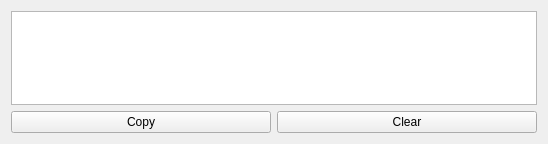
<?xml version="1.0" encoding="UTF-8"?>
<ui version="4.0">
 <class>messages_widget</class>
 <widget class="QWidget" name="messages_widget">
  <property name="geometry">
   <rect>
    <x>0</x>
    <y>0</y>
    <width>548</width>
    <height>144</height>
   </rect>
  </property>
  <property name="minimumSize">
   <size>
    <width>0</width>
    <height>0</height>
   </size>
  </property>
  <layout class="QGridLayout" name="gridLayout">
   <item row="1" column="1">
    <widget class="QPushButton" name="clear">
     <property name="text">
      <string>Clear</string>
     </property>
    </widget>
   </item>
   <item row="1" column="0">
    <widget class="QPushButton" name="copy">
     <property name="text">
      <string>Copy</string>
     </property>
    </widget>
   </item>
   <item row="0" column="0" colspan="2">
    <widget class="QTextEdit" name="text">
     <property name="readOnly">
      <bool>true</bool>
     </property>
    </widget>
   </item>
  </layout>
 </widget>
 <tabstops>
  <tabstop>text</tabstop>
  <tabstop>copy</tabstop>
  <tabstop>clear</tabstop>
 </tabstops>
 <resources/>
 <connections/>
</ui>
